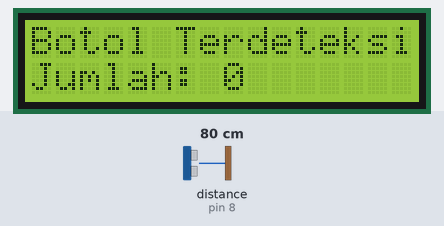
The sketch below on a simulated Arduino Uno, built with avr-gcc and run on an emulated ATmega328P. Shown: 16×2 character LCD. Wiring (inferred from the names in the program): ultrasonic range finder: trigger pin 9; echo pin 8. Inputs (shaded band) come from the test bench; at power-on: distance to the obstacle (sensor on pin 8) 80 cm. The echo pulse lasts 58.3 µs per cm.

Above: at 1.2 s.
1.3 s: distance to the obstacle (sensor on pin 8) set to 2 cm
At 2.2 s:
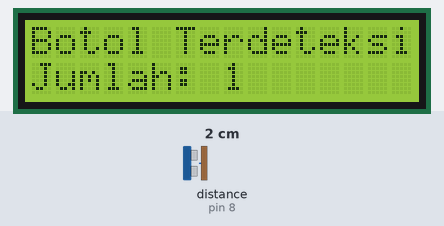
Timing chart, 0 to 4.3 s (numbered marks = the images above; inputs shaded):
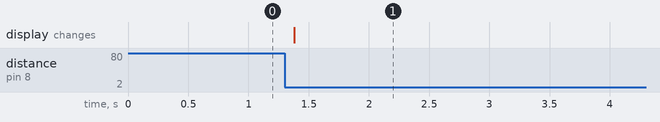

Measured:
- after the input at 1.3 s, the display: changes after 0.08 s (image 1)

The sketch:

code_deteksi_sampah.ino
```cpp
#include <Wire.h>
#include <LiquidCrystal_I2C.h>

// Inisialisasi LCD (alamat 0x27 bisa berbeda, tergantung modul)
LiquidCrystal_I2C lcd(0x27, 16, 2);

const int trigPin = 9;
const int echoPin = 8;

long duration;
int distance;
int count = 0;
bool objectDetected = false;

void setup() {
  pinMode(trigPin, OUTPUT);
  pinMode(echoPin, INPUT);

  lcd.init();
  lcd.backlight();
  lcd.setCursor(0,0);
  lcd.print("Botol Terdeteksi:");
  lcd.setCursor(0,1);
  lcd.print("Jumlah: 0");
}

void loop() {
  // Kirim pulsa ultrasonik
  digitalWrite(trigPin, LOW);
  delayMicroseconds(2);
  digitalWrite(trigPin, HIGH);
  delayMicroseconds(10);
  digitalWrite(trigPin, LOW);

  // Hitung waktu pantulan
  duration = pulseIn(echoPin, HIGH);
  distance = duration * 0.034 / 2; // dalam cm

  // Deteksi objek lewat (misal jarak < 10 cm)
  if (distance < 10 && !objectDetected) {
    objectDetected = true;
    count++;

    lcd.clear();
    lcd.setCursor(0,0);
    lcd.print("Botol Terdeteksi:");
    lcd.setCursor(0,1);
    lcd.print("Jumlah: ");
    lcd.print(count);

    delay(500); // jeda untuk menghindari double count
  }

  // Reset deteksi jika objek sudah lewat
  if (distance >= 10 && objectDetected) {
    objectDetected = false;
  }

  delay(100);
}
```
